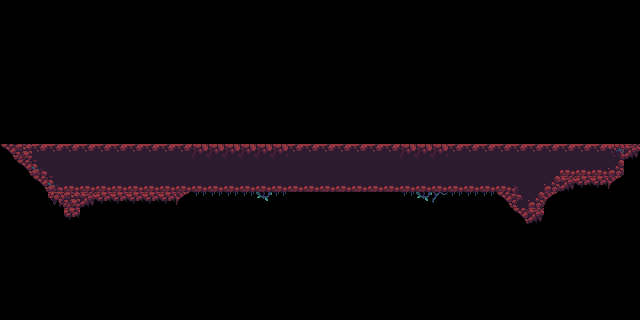

Below is a game level as drawn by its tile map, then a one-line description and the .tmx file that defines it, in full:
An orthogonal 40x20 tile map with 16x16 px tiles, 1 tile layer (Capa de patrones 1), 2 tilesets.

<map version="1.5" tiledversion="1.7.2" orientation="orthogonal" renderorder="right-down" width="40" height="20" tilewidth="16" tileheight="16" infinite="0" nextlayerid="2" nextobjectid="1">
 <editorsettings>
  <export target="instructions.csv" format="csv" />
 </editorsettings>
 <tileset firstgid="1" source="land.tsx" />
 <tileset firstgid="29" source="land.tsx" />
 <layer id="1" name="Capa de patrones 1" width="40" height="20">
  <data encoding="csv">
0,0,0,0,0,0,0,0,0,0,0,0,0,0,0,0,0,0,0,0,0,0,0,0,0,0,0,0,0,0,0,0,0,0,0,0,0,0,0,0,
0,0,0,0,0,0,0,0,0,0,0,0,0,0,0,0,0,0,0,0,0,0,0,0,0,0,0,0,0,0,0,0,0,0,0,0,0,0,0,0,
0,0,0,0,0,0,0,0,0,0,0,0,0,0,0,0,0,0,0,0,0,0,0,0,0,0,0,0,0,0,0,0,0,0,0,0,0,0,0,0,
0,0,0,0,0,0,0,0,0,0,0,0,0,0,0,0,0,0,0,0,0,0,0,0,0,0,0,0,0,0,0,0,0,0,0,0,0,0,0,0,
0,0,0,0,0,0,0,0,0,0,0,0,0,0,0,0,0,0,0,0,0,0,0,0,0,0,0,0,0,0,0,0,0,0,0,0,0,0,0,0,
0,0,0,0,0,0,0,0,0,0,0,0,0,0,0,0,0,0,0,0,0,0,0,0,0,0,0,0,0,0,0,0,0,0,0,0,0,0,0,0,
0,0,0,0,0,0,0,0,0,0,0,0,0,0,0,0,0,0,0,0,0,0,0,0,0,0,0,0,0,0,0,0,0,0,0,0,0,0,0,0,
0,0,0,0,0,0,0,0,0,0,0,0,0,0,0,0,0,0,0,0,0,0,0,0,0,0,0,0,0,0,0,0,0,0,0,0,0,0,0,0,
0,0,0,0,0,0,0,0,0,0,0,0,0,0,0,0,0,0,0,0,0,0,0,0,0,0,0,0,0,0,0,0,0,0,0,0,0,0,0,0,
48,35,39,39,39,39,39,39,39,39,39,39,33,33,33,33,33,33,39,39,39,39,39,39,39,33,33,33,39,39,39,39,39,39,39,39,39,39,34,45,
0,48,43,38,38,38,38,38,38,38,38,38,38,38,38,38,38,38,38,38,38,38,38,38,38,38,38,38,38,38,38,38,38,38,38,30,30,30,44,0,
0,0,48,43,30,30,30,30,30,30,30,30,30,30,30,30,30,30,30,30,30,30,30,30,30,30,30,30,30,30,30,30,31,38,44,45,46,46,49,0,
0,0,0,47,35,45,46,46,46,46,46,49,54,54,54,54,50,54,0,0,0,0,0,0,0,54,50,53,54,54,54,48,37,44,49,0,0,0,0,0,
0,0,0,0,46,0,0,0,0,0,0,0,0,0,0,0,0,0,0,0,0,0,0,0,0,0,0,0,0,0,0,0,48,45,0,0,0,0,0,0,
0,0,0,0,0,0,0,0,0,0,0,0,0,0,0,0,0,0,0,0,0,0,0,0,0,0,0,0,0,0,0,0,0,0,0,0,0,0,0,0,
0,0,0,0,0,0,0,0,0,0,0,0,0,0,0,0,0,0,0,0,0,0,0,0,0,0,0,0,0,0,0,0,0,0,0,0,0,0,0,0,
0,0,0,0,0,0,0,0,0,0,0,0,0,0,0,0,0,0,0,0,0,0,0,0,0,0,0,0,0,0,0,0,0,0,0,0,0,0,0,0,
0,0,0,0,0,0,0,0,0,0,0,0,0,0,0,0,0,0,0,0,0,0,0,0,0,0,0,0,0,0,0,0,0,0,0,0,0,0,0,0,
0,0,0,0,0,0,0,0,0,0,0,0,0,0,0,0,0,0,0,0,0,0,0,0,0,0,0,0,0,0,0,0,0,0,0,0,0,0,0,0,
0,0,0,0,0,0,0,0,0,0,0,0,0,0,0,0,0,0,0,0,0,0,0,0,0,0,0,0,0,0,0,0,0,0,0,0,0,0,0,0
</data>
 </layer>
</map>
